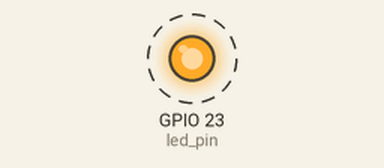
The sketch below on a simulated ESP32. Parts: output pins drawn as LEDs (lit = HIGH). Dashed ring = blinking.

Above: at 0.2 s.
Timing chart, 0 to 3.0 s (numbered marks = the images above):
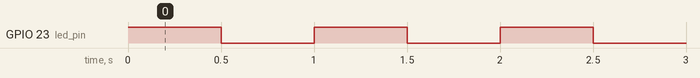

Measured:
- by itself, GPIO 23 (led_pin): alternates HIGH for 0.50 s and LOW for 0.50 s

The sketch:

freeRTOS_blink.ino
```cpp
/* Brief: Example code of FreeRTOS ESP32 from Digi-Key video tutorial
 * Modified by: Hikari Hashida
 * Written: 08-Jun-2021
 * Last Visited: 08-Jun-2021
 * Resource: https://www.youtube.com/watch?v=JIr7Xm_riRs&t=1s
*/

# if CONFIG_FREERTOS_UNICORE
static const BaseType_t app_cpu = 0;
#else
static const BaseType_t app_cpu = 1;
#endif

// Pins
static const int led_pin = 23;

// Task for led toggle
void taskToggleLED(void *parameter) {
  // vTaskDelay takes number of ticks, not milliseconds
  int ticks_500ms = 500 / portTICK_PERIOD_MS;
  while (1) {
    digitalWrite(led_pin, HIGH);
    vTaskDelay(ticks_500ms);
    digitalWrite(led_pin, LOW);
    vTaskDelay(ticks_500ms);
  }
}

void setup() {
  // put your setup code here, to run once:
  pinMode(led_pin, OUTPUT);

  // for vanilla FreeRTOS, use xTaskCreate()
  xTaskCreatePinnedToCore(
                taskToggleLED,  // function to be called
                "Toggle LED",   // name of task
                1024,           // stack size (bytes in ESP32, words in FreeRTOS) min 768 bytes
                NULL,           // Parameter to pass to func
                1,              // Task priority (0 lowest -> configMAX_PRIORITIES-1 highest)
                NULL,           // Task handle
                app_cpu);       // CPU core
}

void loop() {
  // put your main code here, to run repeatedly:

}
```
